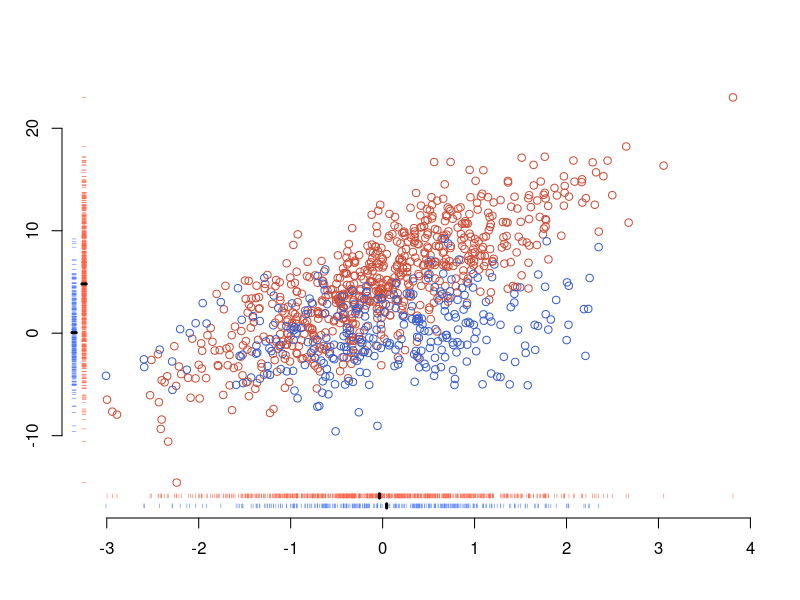

This chart was generated by the following R code:
#' # Scatterplot with marginal rugs #
#'
#' When we want to compare the distributions of two variables in a scatterplot, sometimes it is hard to see the marginal distributions.
#' To observe the marginal distributions more clearly, we can add "rugs" using the `rug` function.
#' A rug is a one-dimensional density plot drawn on the axis of a plot.

#' Let's start with some data for two groups.
set.seed(1)
x1 <- rnorm(1000)
x2 <- rbinom(1000,1,.7)
y <- x1 + 5*x2 + 3*(x1*x2) + rnorm(1000,0,3)

#' We can plot the scatterplot for each group separately in red and blue.
#' We can then add some marginal "rugs" to each side. We could do this for all the data or separately for each group.
#' To do it separately for each group, we need to specify the `line` parameter so that the rugs don't overwrite each other.
plot(x1[x2==1], y[x2==1], col='tomato3',
    xaxt='n', yaxt='n', xlab='', ylab='', bty='n')
points(y[x2==0]~x1[x2==0], col='royalblue3')
# x-axis rugs for each group
rug(x1[x2==1], side=1, line=0, col='tomato1', tck=.01)
rug(x1[x2==0], side=1, line=.5, col='royalblue1', tck=.01)
# y-axis rugs for each group
rug(y[x2==1], side=2, line=0, col='tomato1', tck=.01)
rug(y[x2==0], side=2, line=.5, col='royalblue1', tck=.01)
# Note: The `tck` parameter specifies how tall the rug is. A shorter rug uses less ink to communicate the same information.
# Then we can add some axes a little farther out than they normally would be on the plots:
axis(1, line=1)
axis(2, line=1)

# We might also want to add some more descriptives to the plot. For example, the marginal means for each group:
# means(on x-axis rugs)
Axis(at=mean(x1[x2==1]),side=1, line=0, labels='', col='black', lwd.ticks=3, tck=0.01)
Axis(at=mean(x1[x2==0]),side=1, line=.5, labels='', col='black', lwd.ticks=3, tck=0.01)
# means(on y-axis rugs)
Axis(at=mean(y[x2==1]),side=2, line=0, labels='', col='black', lwd.ticks=3, tck=0.01)
Axis(at=mean(y[x2==0]),side=2, line=.5, labels='', col='black', lwd.ticks=3, tck=0.01)
#' As should be clear, the means of `x1` are similar in both groups, but the means of `y` in each group differ considerably.
#' By combining the scatterplot with the rug, we are able to communicate considerable information with little ink.
